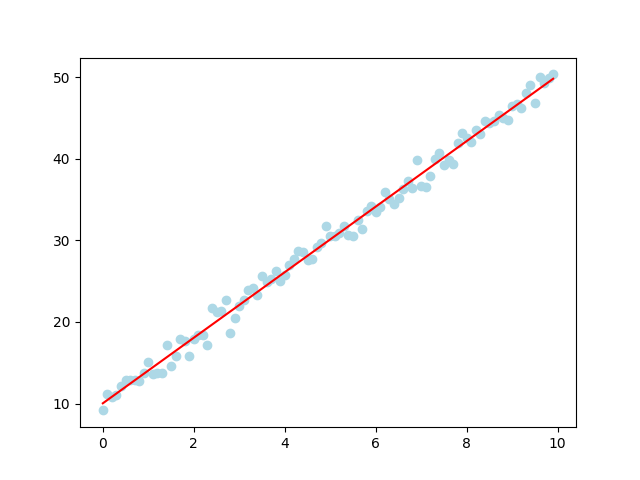

Generate this figure with Python:
# coding: UTF-8
import numpy as np
import matplotlib.pyplot as plt

# テストデータ生成
class GenModel:
    # ノイズ無し
    def generate(self, x):
        a = 4.0
        b = 10.0
        y = a * x + b
        return y

    # ノイズつき
    def observe(self, x):
        y = self.generate(x) + np.random.normal(0, 1.0, x.shape)
        return y

# 最小2乗回帰
class LeastSquare:
    # データを線形基底関数による表示に直す
    def __data_vec(self, x):
        return np.array([1.0, x])

    # 計画行列 X を返す
    def __design_mat(self, xv):
        return np.array([self.__data_vec(x) for x in xv])

    # 学習データを入力して係数wを決定する
    def fit(self, x, y):
        X = self.__design_mat(x)
        
        # solve (X^t X) w = X^t y        
        self.w = np.linalg.solve(np.dot(X.T, X), np.dot(X.T, y))
    
    # 予測値を返す
    def predict(self, x):
        # 配列かどうかで分けている（ダサい）
        try:
            X = self.__data_vec(x)
        except TypeError:
            X = self.__data_vec(x)
        return np.dot(X, self.w)
    
if __name__ == '__main__':
    gen_model = GenModel()
    x = 0.1 * np.arange(100)
    y = gen_model.observe(x)
    # t = gen_model.generate(x)

    lls = LeastSquare()
    lls.fit(x, y)
    print('w', lls.w)
    
    y_pred = lls.predict(x)
    y_pred_ = lls.predict(x[10])  # サンプル単位で渡しても動くことの確認
    print('y_pred', y_pred_)
    
    plt.scatter(x, y, color='lightblue')
    plt.plot(x, y_pred, color='red')
    # plt.plot(x, t, color='red')
    
    plt.show()
    # plt.savefig('least_square.png')
